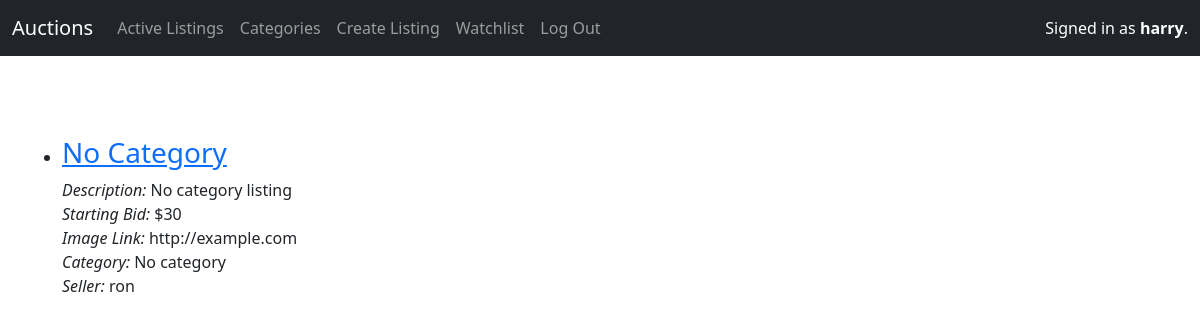
Page /watchlist (signed in) on the earlier database version.
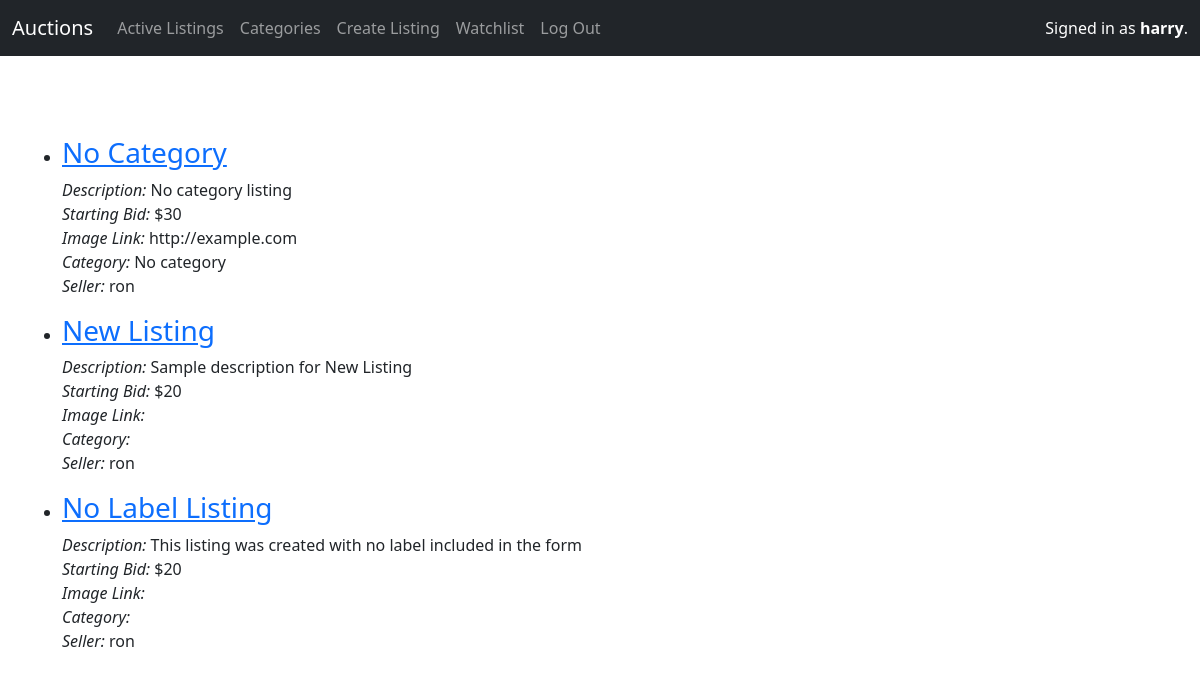
Same page on the later database version.
### auctions/models.py (models this page shows, shortened)
class AuctionListing(models.Model):
    title = models.CharField(max_length=64)
    description = models.TextField()
    starting_bid = models.IntegerField()
    current_price = models.ForeignKey('Bid', on_delete=models.CASCADE, related_name="listings")
    image = models.URLField(blank=True)
    category = models.CharField(max_length=64, blank=True)
    seller = models.ForeignKey(User, on_delete=models.CASCADE, related_name="listings")
    comments = models.ManyToManyField('Comment', blank=True, related_name="listings")
    active = models.BooleanField(default=True)
    watchlist = models.ManyToManyField(User, blank=True, related_name="watchlist")

class User(AbstractUser):
    pass

### auctions/views.py (the view)
# urls.py: path("watchlist", views.watchlist, name="watchlist"),
def watchlist(request):
    avail_listings = request.user.watchlist.all()
    return render(request, "auctions/watchlist.html", {
        "avail_listings": avail_listings
    })

### auctions/templates/auctions/watchlist.html (shortened to what this page needs)
{% extends "auctions/layout.html" %}
{% block body %}
    <ul>
        {% for listing in avail_listings %}
            <li>
                <h3><a href="{% url 'listing' listing.id %}">{{ listing.title }}</a></h3>
                <p>
                    <em>Description:</em> {{ listing.description }}<br>
                    <em>Starting Bid:</em> ${{ listing.starting_bid}}<br>
                    <em>Image Link:</em> {{ listing.image }}<br>
                    <em>Category:</em> {{ listing.category }}<br>
                    <em>Seller:</em> {{ listing.seller }}
                </p>
            </li>
        {% empty %}
            <li>No listings in watchlist.</li>
        {% endfor %}
    </ul>
{% endblock %}

Differences in the rows shown:
now on this page (row edited): AuctionListing: title "New Listing", description "Sample description for New Listing", starting_bid "20", seller "ron"
now on this page (row edited): AuctionListing: title "No Label Listing", description "This listing was created with no label included in the form", starting_bid "20", seller "ron"
